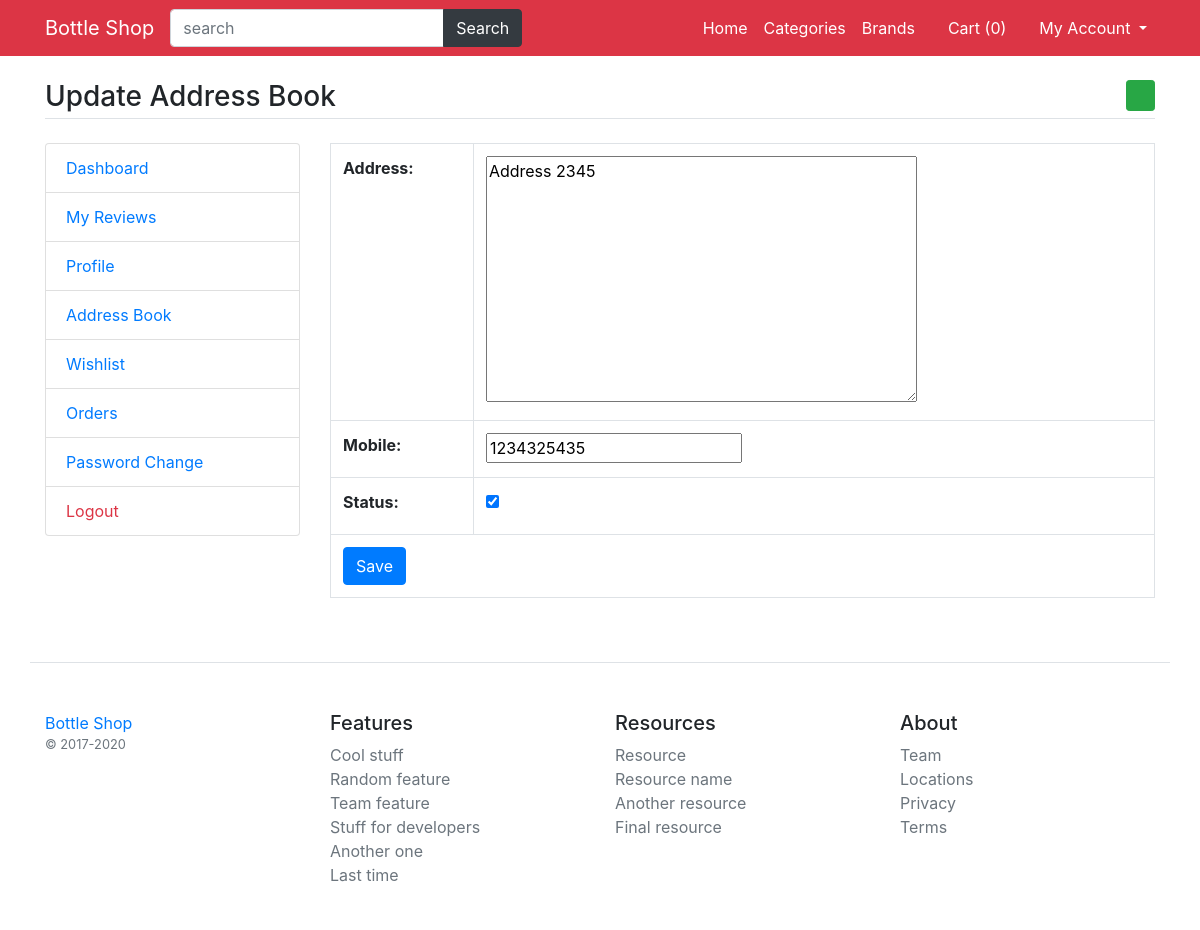
Screenshot of /update-address/7 with the database file from the repository.
### main/models.py (models this page shows)
class UserAddressBook(models.Model):
    user=models.ForeignKey(User,on_delete=models.CASCADE)
    mobile=models.CharField(max_length=50,null=True)
    address=models.TextField()
    status=models.BooleanField(default=False)

### main/views.py (the view, shortened to what this page needs)
# urls.py: path('update-address/<int:id>',views.update_address, name='update-address'),
def update_address(request,id):
	address=UserAddressBook.objects.get(pk=id)
	msg=None
	form=AddressBookForm(instance=address)
	return render(request, 'user/update-address.html',{'form':form,'msg':msg})

### main/forms.py
class AddressBookForm(forms.ModelForm):
	class Meta:
		model=UserAddressBook
		fields=('address','mobile','status')

### main/template_context.py (called while the page is built)
def get_filters(request):
    cats= Product.objects.distinct().values('category__title','category__id')
    brands= Product.objects.distinct().values('brand__title','brand__id')
    colors= ProductAttribute.objects.distinct().values('color__title','color__id','color__color_code')
    sizes= ProductAttribute.objects.distinct().values('size__title','size__id')
    minMaxPrice=ProductAttribute.objects.aggregate(Min('price'),Max('price'))
    data={
                    'colors':colors ,
                    'sizes':sizes,
                    'brands':brands,
                    'cats':cats,
                    'minMaxPrice':minMaxPrice,
    }
    return data

### main/templates/user/update-address.html (shortened to what this page needs)
{% extends 'base.html' %}
{% load static %}
{% block content %}
<main class="container my-4">
	<h3 class="my-4 border-bottom pb-1">Update Address Book <a href="{% url 'add-address' %}" class="float-right btn btn-sm btn-success"><i class="fa fa-plus"></i></a></h3>
	<div class="row">
		<div class="col-md-3">
			{% include 'user/user-sidebar.html' %}
		</div>
		<div class="col-md-9">
			<table class="table table-bordered">
				<form method="post">
					{{form.as_table}}
					<tr>
						<td colspan="2">
							<input type="submit" value="Save" class="btn btn-primary" />
						</td>
					</tr>
				</form>
			</table>
		</div>
	</div>
</main>
{% endblock %}

### rows the page displays
UserAddressBook: address "Address 2345", mobile "1234325435", status "☑"

### other values shown
{{ request.session.cartdata|length }} "0"
